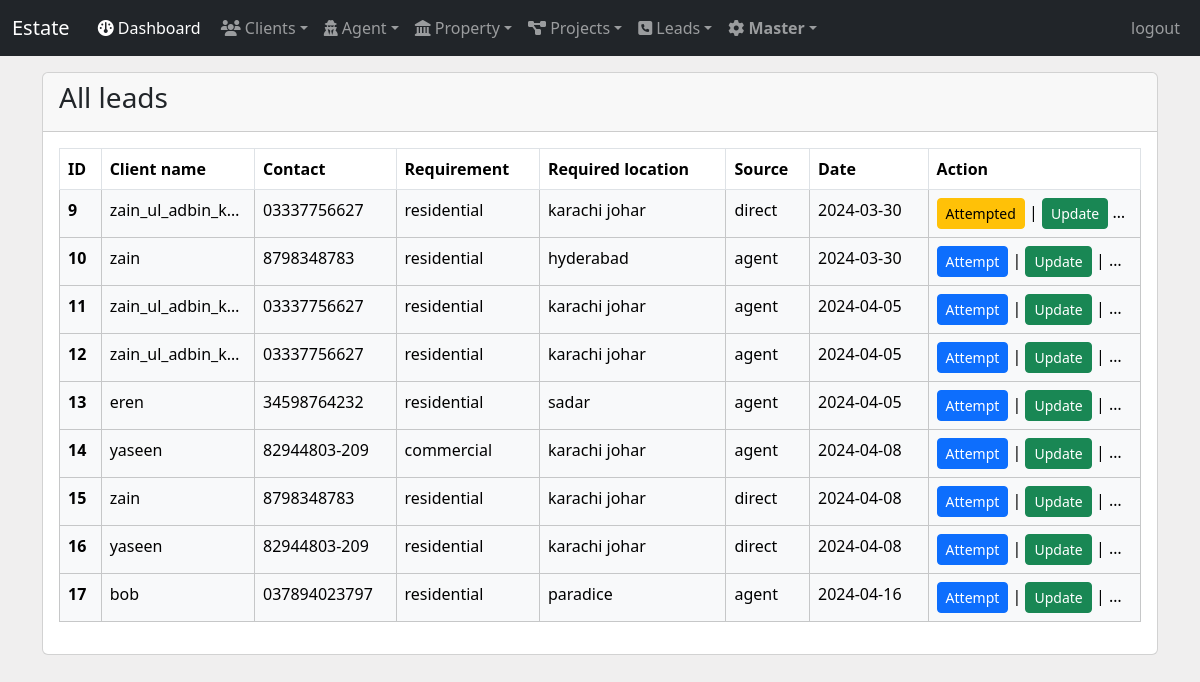
Screenshot of /all_leads (signed in) with the database file from the repository.
### main/models.py (models this page shows, shortened)
class Leads(models.Model):
  client = models.ForeignKey("Client", on_delete=models.CASCADE)
  date = models.DateTimeField(auto_now=False, auto_now_add=False, null=True, blank=True)
  location = models.CharField( max_length=100)
  min_area = models.IntegerField(blank=True, null=True)
  max_area = models.IntegerField(blank=True, null=True)
  min_budget = models.IntegerField(blank=True, null=True)
  max_budget = models.IntegerField(blank=True, null=True)
  property_Types = models.ForeignKey("propertyTypes", on_delete=models.CASCADE)
  remarks = models.ForeignKey('Comments', on_delete=models.CASCADE, related_name='leads', null=True, blank=True)
  Source = models.ForeignKey("Source", on_delete=models.CASCADE, null=True, blank=True)
  Status_type = {
        "attempted": "Attempted",
        "unattempted": "Unattempted",
    }
  status = models.CharField(choices=Status_type.items(), max_length=50, default='unattempted')
  followUpDate = models.DateTimeField(auto_now=False, auto_now_add=False, null=True, blank=True)
  owner = models.ForeignKey(settings.AUTH_USER_MODEL, on_delete=models.CASCADE)

class Client(models.Model):
  client_name = models.CharField( max_length=150)
  client_contact = models.CharField(max_length=20)
  client_mail = models.EmailField(max_length=250,)
  client_DOB = models.DateField(auto_now=False, auto_now_add=False)
  client_address = models.CharField(max_length=500)
  client_city = models.CharField( max_length=100)
  client_state = models.CharField(max_length=50, blank=True, null=True)
  client_pin = models.IntegerField()
  OCCUPATION_CHOICES = [
        ('self_employed', 'Self Employed'),
        ('govt_employee', 'Government Employee'),
        ('private_employee', 'Private Employee'),
        ('others', 'Others'),
    ]
  occupation = models.CharField(max_length=20, choices=OCCUPATION_CHOICES)
  owner = models.IntegerField(blank=False, default=1)
  def __str__(self):
      return self.client_name

class propertyTypes(models.Model):
    name = models.CharField(max_length=100, unique=True)
    owner = models.IntegerField(default=1)
    def __str__(self):
        return self.name

class Source(models.Model):
    name = models.CharField(max_length=100, unique=True)
    owner = models.IntegerField(default=1)
    def __str__(self):
      return self.name

### main/views.py (the view)
# urls.py: path('all_leads', views.all_leads, name='all_leads'),
def all_leads(request):
    leads = Leads.objects.filter(owner=request.user)
    return render(request, 'all_leads.html', {'leads' : leads})

### main/templates/all_leads.html (shortened to what this page needs)
{% extends "base.html" %}
{% block content %}
<div class='container my-3'>
  <div class="card">
    <div class="card-header">
      <h3>All leads</h3>
    </div>
    <div class="card-body">
      <table class="table table-bordered table-hover">
        <thead>
          <tr>
            <th scope="col">ID</th>
            <th scope="col">Client name</th>
            <th scope="col">Contact</th>
            <th scope="col">Requirement</th>
            <th scope="col">Required location</th>
            <th scope="col">Source</th>
            <th scope="col">Date</th>
            <th scope="col">Action</th>
          </tr>
        </thead>
        <tbody>
          {% for lead in leads %}
          <tr class="table-light">
            <th scope="row">{{ lead.id }}</th>
            <td class="text-truncate" style="max-width: 130px;">{{ lead.client }}</td>
            <td class="text-truncate" style="max-width: 120px;">{{ lead.client.client_contact }}</td>
            <td class="text-truncate" style="max-width: 120px;">{{ lead.property_Types }}</td>
            <td class="text-truncate" style="max-width: 100px;">{{ lead.location }}</td>
            <td  class="text-truncate" style="max-width: 150px;">{{ lead.Source }}</td>
            <td  class="text-truncate" style="max-width: 120px;">{{ lead.date|date:"Y-m-d"  }}</td>
            <td  class="text-truncate" style="max-width: 180px;">
              {% if lead.status == 'unattempted' %}
              <a class='btn btn-primary btn-sm' href="{% url "attempt" lead.id %}">Attempt</a> |
              {% else %}
              <a class='btn btn-warning btn-sm' href="">Attempted</a> |
              {% endif %}
              <a class='btn btn-success btn-sm ' href="{% url "edit_leads" lead.id %}">Update</a> |
              <a class='btn btn-danger btn-sm' onclick="return confirm('Are you sure u want to delete this lead ?')" href="{% url "delete_leads" lead.id %}">Delete</a>
            </td>
          </tr>
          {% endfor %}
        </tbody>
      </table>
    </div>
  </div>
</div>
{% endblock content %}https://open.spotify.com/track/1B62o4CbdL9ckGvwsz2cgn

### main/templates/base.html (style rules this page uses)
body { background-color: rgb(240, 239, 239); }

### rows the page displays
Leads: id "9", client "zain_ul_adbin_k…", client.client_contact "03337756627", property_Types "residential", location "karachi johar", Source "direct", date "2024-03-30", status "Attempted"
Leads: id "10", client "zain", client.client_contact "8798348783", property_Types "residential", location "hyderabad", Source "agent", date "2024-03-30", status "Attempt"
Leads: id "11", client "zain_ul_adbin_k…", client.client_contact "03337756627", property_Types "residential", location "karachi johar", Source "agent", date "2024-04-05", status "Attempt"
Leads: id "12", client "zain_ul_adbin_k…", client.client_contact "03337756627", property_Types "residential", location "karachi johar", Source "agent", date "2024-04-05", status "Attempt"
Leads: id "13", client "eren", client.client_contact "34598764232", property_Types "residential", location "sadar", Source "agent", date "2024-04-05", status "Attempt"
Leads: id "14", client "yaseen", client.client_contact "82944803-209", property_Types "commercial", location "karachi johar", Source "agent", date "2024-04-08", status "Attempt"
Leads: id "15", client "zain", client.client_contact "8798348783", property_Types "residential", location "karachi johar", Source "direct", date "2024-04-08", status "Attempt"
Leads: id "16", client "yaseen", client.client_contact "82944803-209", property_Types "residential", location "karachi johar", Source "direct", date "2024-04-08", status "Attempt"
Leads: id "17", client "bob", client.client_contact "037894023797", property_Types "residential", location "paradice", Source "agent", date "2024-04-16", status "Attempt"
